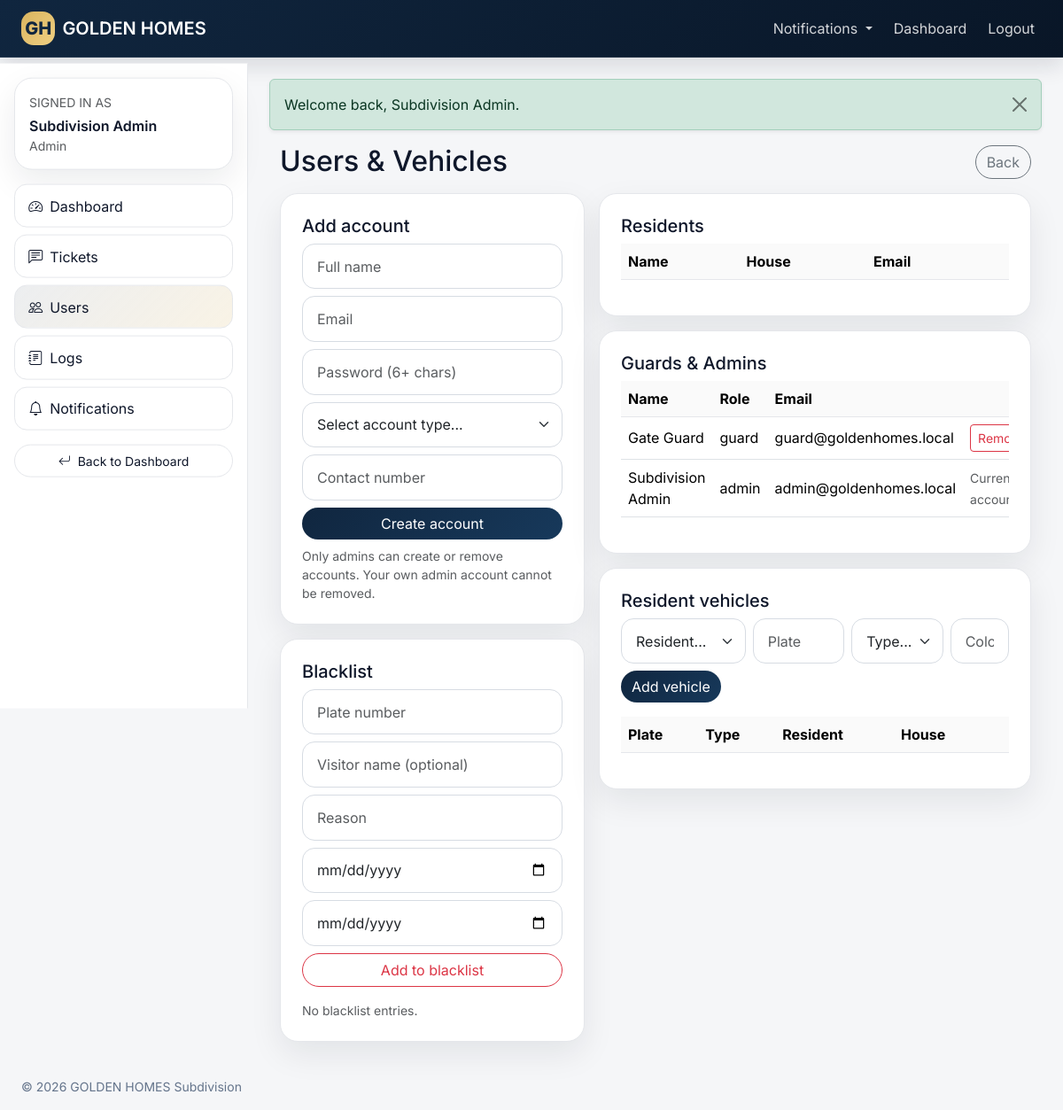
/admin/users.php (signed in), run on the app's committed database.
### tables this page shows
CREATE TABLE users (
    id BIGINT UNSIGNED AUTO_INCREMENT PRIMARY KEY,
    full_name VARCHAR(150) NOT NULL,
    email VARCHAR(150) NOT NULL UNIQUE,
    password VARCHAR(255) NOT NULL,
    role ENUM('resident', 'guard', 'admin') NOT NULL,
    status ENUM('active', 'inactive', 'suspended') NOT NULL DEFAULT 'active',
    last_login_at DATETIME NULL,
    created_at TIMESTAMP DEFAULT CURRENT_TIMESTAMP,
    updated_at TIMESTAMP DEFAULT CURRENT_TIMESTAMP ON UPDATE CURRENT_TIMESTAMP
);

### app/Controllers.php (called while the page is built, shortened)
<?php
class AdminController
{
    public function users(): void
    {
        View::render('admin/users', [
            'pageTitle' => 'Users & Vehicles',
            'residents' => ResidentModel::all(),
            'guards' => UserModel::byRole('guard'),
            'admins' => UserModel::byRole('admin'),
            'vehicles' => VehicleModel::all(),
            'blacklist' => BlacklistModel::all(),
        ]);
    }
}
?>

### admin/users.php (called while the page is built, shortened)
<?php
(new AdminController())->users();

### app/Models.php (called while the page is built, shortened)
<?php
class UserModel
{
    public static function byRole(string $role): array
    {
        $stmt = Database::pdo()->prepare("SELECT * FROM users WHERE role = ? ORDER BY full_name ASC");
        $stmt->execute([$role]);
        return $stmt->fetchAll();
    }
}
?>

### app/views/admin/users.php (the view, shortened to what this page needs)
<?php
include app_path('views/layouts/header.php');
?>
<div class="container-fluid">
  <div class="d-flex justify-content-between align-items-center mb-3"><h2 class="mb-0">Users & Vehicles</h2><a class="btn btn-outline-secondary rounded-pill" href="<?= e(url('admin/dashboard.php')) ?>">Back</a></div>
  <div class="row g-3">
    <div class="col-xl-5">
      <div class="gh-card p-4 mb-3">
        <h5>Add account</h5>
        <form method="post" class="d-grid gap-2" action="<?= e(url('admin/users.php')) ?>">
          <input class="form-control" name="full_name" placeholder="Full name" required>
          <input class="form-control" type="email" name="email" placeholder="Email" required>
          <input class="form-control" type="password" name="password" placeholder="Password (6+ chars)" minlength="6" required>
          <select class="form-select" name="role" id="accountRole" required>
            <option value="">Select account type...</option>
          </select>
          <input class="form-control" name="contact_number" placeholder="Contact number">
          <button class="btn gh-primary rounded-pill">Create account</button>
        </form>
        <div class="small text-muted mt-2">Only admins can create or remove accounts. Your own admin account cannot be removed.</div>
      </div>
      <div class="gh-card p-4">
        <h5>Blacklist</h5>
        <form method="post" class="d-grid gap-2 mb-3" action="<?= e(url('admin/users.php')) ?>">
          <input class="form-control" name="plate_number" placeholder="Plate number">
          <input class="form-control" name="visitor_name" placeholder="Visitor name (optional)">
          <input class="form-control" name="reason" placeholder="Reason" required>
          <div class="row g-2"><div class="col"><input class="form-control" type="date" name="start_date"></div><div class="col"><input class="form-control" type="date" name="end_date"></div></div>
          <button class="btn btn-outline-danger rounded-pill">Add to blacklist</button>
        </form>
        <?php if (!$blacklist): ?><div class="text-muted small">No blacklist entries.</div><?php endif; ?>
      </div>
    </div>
    <div class="col-xl-7">
      <div class="gh-card p-4 mb-3">
        <h5>Residents</h5>
        <div class="table-responsive"><table class="table gh-table align-middle"><thead><tr><th>Name</th><th>House</th><th>Email</th><th></th></tr></thead></table></div>
      </div>
      <div class="gh-card p-4 mb-3"><h5>Guards & Admins</h5><div class="table-responsive"><table class="table gh-table align-middle"><thead><tr><th>Name</th><th>Role</th><th>Email</th><th></th></tr></thead><tbody>
        <?php foreach (array_merge($guards,$admins) as $u): ?><tr><td><?= e($u['full_name']) ?></td><td><?= e($u['role']) ?></td><td><?= e($u['email']) ?></td><td><?php if ((int)$u['id'] !== (int)current_user()['id']): ?><form method="post" onsubmit="return confirm('Remove this account?')"><?= csrf_field() ?><input type="hidden" name="action" value="delete_user"><input type="hidden" name="user_id" value="<?= (int)$u['id'] ?>"><button class="btn btn-sm btn-outline-danger">Remove</button></form><?php else: ?><span class="small text-muted">Current account</span><?php endif; ?></td></tr><?php endforeach; ?>
      </tbody></table></div></div>
      <div class="gh-card p-4"><h5>Resident vehicles</h5>
        <form method="post" class="row g-2 mb-3" action="<?= e(url('admin/users.php')) ?>"><div class="col-md-4"><select class="form-select" name="resident_id" required><option value="">Resident...</option></select></div><div class="col-md-3"><input class="form-control" name="plate_number" placeholder="Plate" required></div><div class="col-md-3"><select class="form-select" name="vehicle_type" required><option value="">Type...</option></select></div><div class="col-md-2"><input class="form-control" name="color" placeholder="Color"></div><div class="col-12"><button class="btn gh-primary rounded-pill">Add vehicle</button></div></form>
        <div class="table-responsive"><table class="table gh-table align-middle"><thead><tr><th>Plate</th><th>Type</th><th>Resident</th><th>House</th><th></th></tr></thead></table></div>
      </div>
    </div>
  </div>
</div>
<?php include app_path('views/layouts/footer.php');  ?>

### app/views/layouts/header.php (shortened to what this page needs)
<?php
$user = current_user();
?>
<!doctype html>
<html lang="en">
<head>
    <link href="https://cdn.jsdelivr.net/npm/bootstrap@5.3.3/dist/css/bootstrap.min.css" rel="stylesheet">
    <link href="https://cdn.jsdelivr.net/npm/bootstrap-icons@1.11.3/font/bootstrap-icons.min.css" rel="stylesheet">
    <link rel="stylesheet" href="<?= asset('css/app.css') ?>">
</head>
<body class="<?= $user ? 'gh-app-body' : 'gh-landing-body' ?>">
<?php include app_path('views/partials/topbar.php'); ?>
<?php if ($user): ?>
<div class="gh-app-shell">
    <?php include app_path('views/partials/sidebar.php'); ?>
    <main class="gh-main">
        <div class="container-fluid px-3 px-lg-4 py-4">
<?php else: ?>
<main class="gh-landing-main">
    <div class="container-fluid px-3 px-lg-4 py-4">
<?php endif; ?>
<?php flash(); ?>

### app/views/partials/topbar.php (shortened to what this page needs)
<?php
$user = current_user();
?>
<nav class="navbar navbar-expand-lg navbar-dark gh-navbar border-bottom border-white border-opacity-10">
    <div class="container-fluid px-3 px-lg-4">
        <a class="navbar-brand fw-semibold d-flex align-items-center gap-2" href="<?= e($user ? dashboard_url($user) : url('index.php')) ?>">
            <span class="gh-brand-mark">GH</span>
            <span><?= e(APP_SHORT) ?></span>
        </a>
        <?php if (!$user): ?>
            <div class="ms-auto">
                <a class="btn btn-sm gh-btn-outline" href="<?= e(url('login.php')) ?>">Login</a>
            </div>
        <?php else: ?>
            <div class="collapse navbar-collapse" id="ghTopNav">
                <ul class="navbar-nav ms-auto align-items-lg-center gap-lg-2">
                    <li class="nav-item dropdown">
                        <a class="nav-link dropdown-toggle position-relative" href="#" role="button" data-bs-toggle="dropdown">Notifications
                        </a>
                    </li>
                    <li class="nav-item"><a class="nav-link" href="<?= e(dashboard_url($user)) ?>">Dashboard</a></li>
                    <li class="nav-item"><a class="nav-link" href="<?= e(url('logout.php')) ?>">Logout</a></li>
                </ul>
            </div>
        <?php endif; ?>
    </div>
</nav>

### app/views/partials/sidebar.php
<?php
$user = current_user();
$role = $user['role'] ?? '';
$links = match ($role) {
    'resident' => [
        ['Dashboard', 'resident/dashboard.php', 'bi-speedometer2'],
        ['Requests', 'resident/requests.php', 'bi-person-lines-fill'],
        ['Vehicles', 'resident/vehicles.php', 'bi-car-front'],
        ['Tickets', 'resident/tickets.php', 'bi-chat-left-text'],
        ['Notifications', 'notifications.php', 'bi-bell'],
    ],
    'guard' => [
        ['Dashboard', 'guard/dashboard.php', 'bi-speedometer2'],
        ['Quick Scan', 'guard/scan.php', 'bi-qr-code-scan'],
        ['Logs', 'guard/logs.php', 'bi-journal-text'],
        ['Blacklist', 'guard/blacklist.php', 'bi-slash-circle'],
        ['Notifications', 'notifications.php', 'bi-bell'],
    ],
    'admin' => [
        ['Dashboard', 'admin/dashboard.php', 'bi-speedometer2'],
        ['Tickets', 'admin/tickets.php', 'bi-chat-left-text'],
        ['Users', 'admin/users.php', 'bi-people'],
        ['Logs', 'admin/logs.php', 'bi-journal-text'],
        ['Notifications', 'notifications.php', 'bi-bell'],
    ],
    default => []
};
$current = trim(parse_url($_SERVER['REQUEST_URI'] ?? '', PHP_URL_PATH) ?? '');
?>
<aside class="gh-sidebar d-none d-lg-block">
    <div class="p-3">
        <div class="gh-sidebar-card">
            <div class="small text-uppercase text-muted mb-1">Signed in as</div>
            <div class="fw-semibold"><?= e($user['name'] ?? 'User') ?></div>
            <div class="small text-muted text-capitalize"><?= e($role) ?></div>
        </div>
        <div class="mt-3 d-grid gap-2">
            <?php foreach ($links as [$label, $href, $icon]): ?>
                <a class="btn <?= str_contains($current, $href) ? 'btn-ghost-active' : 'btn-ghost' ?>" href="<?= e(url($href)) ?>">
                    <i class="bi <?= e($icon) ?> me-2"></i><?= e($label) ?>
                </a>
            <?php endforeach; ?>
        </div>
        <div class="mt-3 d-grid gap-2">
            <a class="btn btn-sm gh-btn-soft" href="<?= e(dashboard_url($user)) ?>"><i class="bi bi-arrow-return-left me-2"></i>Back to Dashboard</a>
            <a class="btn btn-sm gh-btn-outline" href="<?= e(url('logout.php')) ?>"><i class="bi bi-box-arrow-right me-2"></i>Logout</a>
        </div>
    </div>
</aside>

### app/Core.php (shortened to what this page needs)
<?php
class Database
{
    public static function pdo(): PDO
    {
        static $pdo = null;
        if ($pdo instanceof PDO) {
            return $pdo;
        }
        $dsn = sprintf('mysql:host=%s;port=%s;dbname=%s;charset=utf8mb4', DB_HOST, DB_PORT, DB_NAME);
        try {
            $pdo = new PDO($dsn, DB_USER, DB_PASS, [
                PDO::ATTR_ERRMODE => PDO::ERRMODE_EXCEPTION,
                PDO::ATTR_DEFAULT_FETCH_MODE => PDO::FETCH_ASSOC,
                PDO::ATTR_EMULATE_PREPARES => false,
            ]);
        } catch (Throwable $e) {
            http_response_code(500);
            echo '<h1>Database connection failed</h1>';
            echo '<p>Check XAMPP MySQL and <code>app/config.php</code>.</p>';
            echo '<pre>' . htmlspecialchars($e->getMessage()) . '</pre>';
            exit;
        }
        return $pdo;
    }
}
class View
{
    public static function render(string $view, array $data = []): void
    {
        extract($data, EXTR_SKIP);
        $path = __DIR__ . '/views/' . ltrim($view, '/') . '.php';
        require $path;
    }
}
class Auth
{
    public static function user(): ?array
    {
        return $_SESSION['user'] ?? null;
    }
}
function e($value): string
{
    return htmlspecialchars((string)$value, ENT_QUOTES, 'UTF-8');
}
function url(string $path = ''): string
{
    $path = trim($path);
    return rtrim(BASE_URL, '/') . '/' . ltrim($path, '/');
}
function asset($path = '')
{
    return '/smart-gate/assets/' . ltrim($path, '/');
}
function flash(): void
{
    $flash = $_SESSION['flash'];
    $type = in_array($flash['type'], ['success','danger','warning','info'], true) ? $flash['type'] : 'info';
    echo '<div class="alert alert-' . e($type) . ' alert-dismissible fade show shadow-sm mb-3" role="alert">';
    echo e($flash['message']);
    echo '<button type="button" class="btn-close" data-bs-dismiss="alert" aria-label="Close"></button>';
    echo '</div>';
}
function current_user(): ?array
{
    return Auth::user();
}
function dashboard_url(?array $user = null): string
{
    $user ??= current_user();
    return match ($user['role'] ?? '') {
        'resident' => '/smart-gate/resident/dashboard.php',
        'guard'    => '/smart-gate/guard/dashboard.php',
        'admin'    => '/smart-gate/admin/dashboard.php',
        default    => '/smart-gate/index.php',
    };
}
?>

### app/views/layouts/footer.php (shortened to what this page needs)
        </div>
    </main>
</div>
<footer class="gh-footer">
    <div class="container-fluid px-3 px-lg-4">
        <div class="d-flex flex-column flex-md-row justify-content-between gap-2 small">
            <span>© <?= date('Y') ?> <?= e(APP_NAME) ?></span>
        </div>
    </div>
</footer>
</body>
</html>

### assets/css/app.css (style rules this page uses)
:root { --gh-navy:#10263f; --gh-navy-2:#17395b; --gh-gold:#d9b45f; --gh-gold-2:#efcf82; --gh-bg:#f5f6f8; --gh-surface:#ffffff; --gh-border:#e5e7eb; --gh-text:#0f172a; --gh-muted:#64748b; --gh-shadow:0 14px 36px rgba(15,23,42,.08); --gh-radius:20px; }
* { box-sizing:border-box }
html,body { height:100% }
body { font-family:'Inter',system-ui,-apple-system,BlinkMacSystemFont,'Segoe UI',sans-serif; color:var(--gh-text); background:var(--gh-bg); }
a { text-decoration:none }
small,.small { color:var(--gh-muted) }
.gh-navbar { background:linear-gradient(135deg,var(--gh-navy),#091627);box-shadow:0 10px 24px rgba(15,23,42,.12); }
.navbar-brand { color:#fff!important }
.navbar .nav-link { color:rgba(255,255,255,.82) }
.gh-brand-mark { width:2.4rem;height:2.4rem;border-radius:14px;display:inline-flex;align-items:center;justify-content:center; background:linear-gradient(135deg,var(--gh-gold),var(--gh-gold-2));color:var(--gh-navy);font-weight:800; }
.gh-btn-outline { border:1px solid rgba(255,255,255,.28);color:#fff;background:transparent;border-radius:999px;padding:.45rem .95rem; }
.gh-btn-soft { border:1px solid var(--gh-border);background:#fff;border-radius:999px;padding:.45rem .95rem;color:var(--gh-text); }
.gh-app-shell { display:flex;min-height:calc(100vh - 72px) }
.gh-sidebar { width:280px;background:#fff;border-right:1px solid var(--gh-border);position:sticky;top:72px;height:calc(100vh - 72px); }
.gh-sidebar-card,.gh-card,.gh-card-soft,.gh-stat { background:var(--gh-surface);border:1px solid var(--gh-border);border-radius:var(--gh-radius);box-shadow:var(--gh-shadow); }
.gh-sidebar-card { padding:1rem }
.gh-main { flex:1;min-width:0 }
.gh-primary { background:linear-gradient(135deg,var(--gh-navy),var(--gh-navy-2));border:none;color:#fff }
.form-control,.form-select { border-radius:14px;border:1px solid #d7dce3;padding:.8rem 1rem }
.gh-card { box-shadow:var(--gh-shadow) }
.btn-ghost,.btn-ghost-active { display:block;width:100%;border-radius:14px;padding:.72rem .95rem;text-align:left;border:1px solid var(--gh-border);background:#fff;color:var(--gh-text) }
.btn-ghost-active { background:linear-gradient(135deg, rgba(16,38,63,.08), rgba(217,180,95,.16)) }
.gh-table thead th { background:#fafafa;border-bottom:1px solid var(--gh-border)!important }
.gh-footer { padding:1rem 0;color:var(--gh-muted) }

### data on the page
users: full_name "Subdivision Admin", role "Admin", role "admin", email "admin@goldenhomes.local", shows "Current account"
users: full_name "Gate Guard", role "guard", email "guard@goldenhomes.local"

### other printed values
APP_SHORT "GOLDEN HOMES"
$label "Dashboard"
$label "Tickets"
$label "Users"
$label "Logs"
$label "Notifications"
$flash['message'] "Welcome back, Subdivision Admin."
APP_NAME "GOLDEN HOMES Subdivision"
